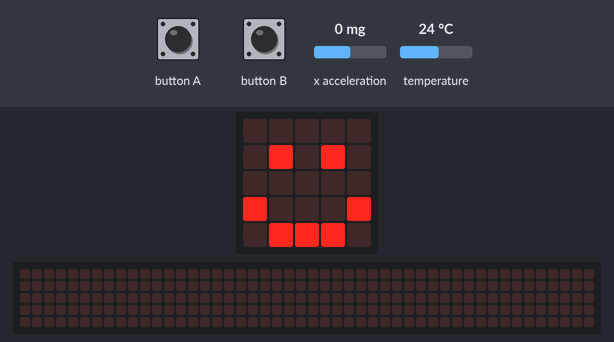
Simulated run of this program. Board: BBC micro:bit (MakeCode). On the bench: the board's 5×5 LED display, a strip that is not on the board, showing the scrolling text unrolled. The test bench sets the inputs (shaded band); at power-on: temperature 24 °C, x acceleration 0 mg. The 48×5 strip is a reading aid, not a part: it shows the text the display is scrolling, unrolled, one strip-width of it at a time.

Above: at 1.8 s.
1.9 s: button A pressed for 0.15 s
At 2.12 s:
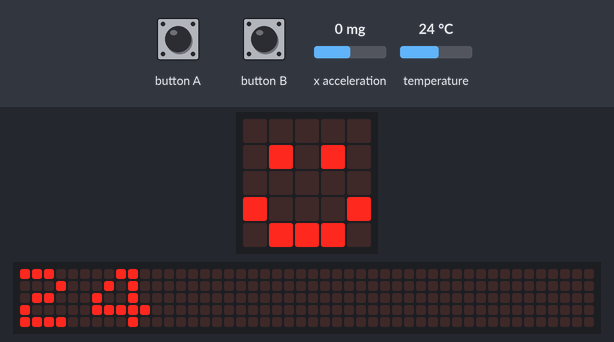
2.6 s: button B pressed for 0.15 s
3.3 s: button A pressed for 0.15 s
4.0 s: temperature set to 12 °C
At 7.22 s:
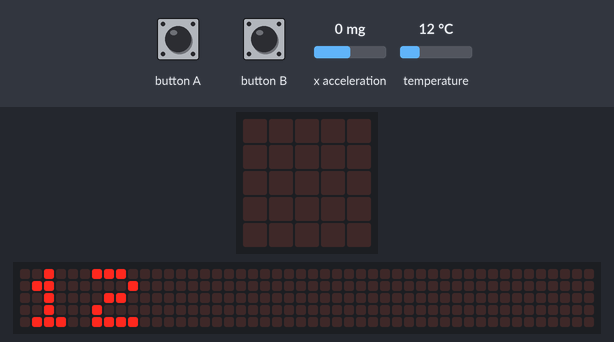
At 8.8 s:
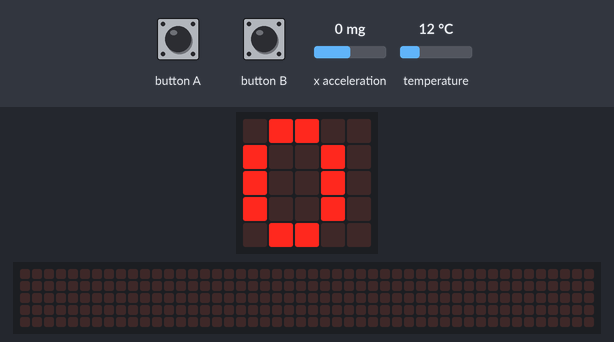
Timing chart, 0 to 9.9 s (numbered marks = the images above; inputs shaded):
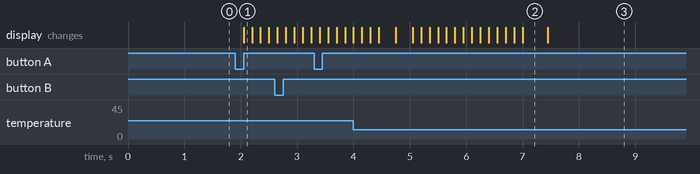

Measured:
- after the input at 1.9 s, the display: changes after 0.15 s (image 1)
- what the display in image 2 shows lasts 0.5 s, from 7.0 s to 7.5 s

The program:

main.ts
```typescript
input.onButtonPressed(Button.A, function () {
    basic.showString("" + (input.temperature()))
})
input.onButtonPressed(Button.B, function () {
    basic.showString("" + (input.acceleration(Dimension.X)))
})
basic.showIcon(IconNames.Happy)
```

test.ts
```typescript
// testes vão aqui; isto não será compilado quando este pacote for usado como uma extensão.
```
